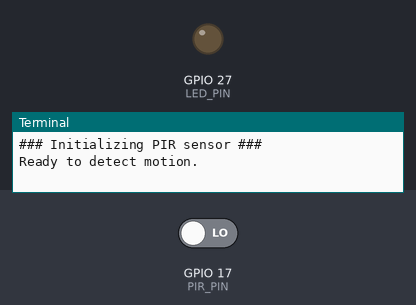
A program run on a simulated Raspberry Pi (BCM pin numbers). Shown: output pins drawn as LEDs (lit = HIGH), the last lines printed to the terminal. The test bench sets the inputs (shaded band); at power-on: GPIO 17 (PIR_PIN) LOW.

Above: at 11.2 s.
11.3 s: GPIO 17 (PIR_PIN) driven HIGH
At 11.6 s:
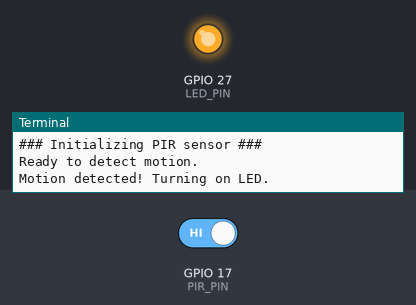
Timing chart, 0 to 14.3 s (numbered marks = the images above; inputs shaded):
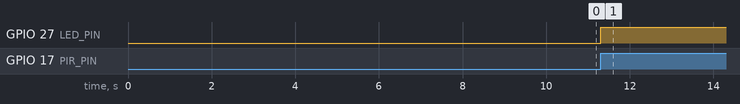

The program:

motion_detector.py
```python
# motion_detector.py

import RPi.GPIO as GPIO
import time

PIR_PIN = 17 # make sure you put your corresponding pin you have used
LED_PIN = 27 # same again, check which pin you are using

GPIO.setmode(GPIO.BCM)
GPIO.setup(PIR_PIN, GPIO.IN)
GPIO.setup(LED_PIN, GPIO.OUT)

print("### Initializing PIR sensor ###")
time.sleep(10) # giving some time to stabilize the sensor before it initiates
print("Ready to detect motion.")

try:
    while True:
        if GPIO.input(PIR_PIN):
            print("Motion detected! Turning on LED.")
            GPIO.output(LED_PIN, GPIO.HIGH)
            time.sleep(10)
            GPIO.output(LED_PIN, GPIO.LOW)
            print("LED off. Waiting 2 seconds.") # wait time before the sensor starts again
            time.sleep(2)
        else:
            time.sleep(0.1)

except KeyboardInterrupt:
    print("Exiting...")
finally:
    GPIO.cleanup()
```

Measured:
- after the input at 11.3 s, GPIO 27 (LED_PIN): LOW → HIGH at once
